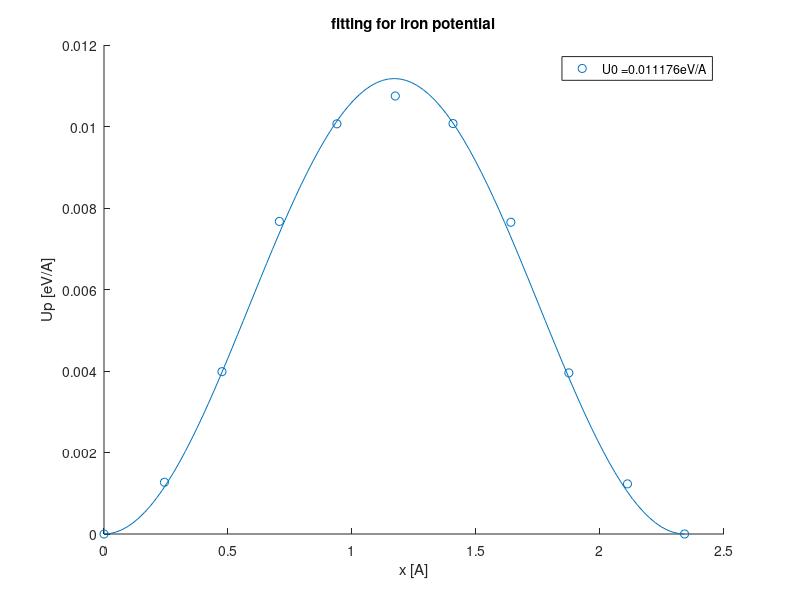

Reproduce this figure in MATLAB.
close all;clear;clc

reactionCoordinate = [0,0.1041,0.2032,0.3021 ,0.4012,0.5017,0.6012,0.7008,0.8007,0.9017,1]; %reaction coordinate
Up_mev_b = [0,3.1537,9.8913,19.0456,24.9915,26.6873,25.0082,18.9957,9.8166,3.054,0]; %meV/b


burgers = 2.4829;
latticeConstant = burgers*2/sqrt(3);
h0 = latticeConstant*sqrt(6)/3;

x = reactionCoordinate*h0;%A
Up = Up_mev_b/1000/burgers; %eV/A

%% fitting
Up_fun=@(U0,xdata)U0/2*(1-cos(2*pi*xdata/h0));
U0_init = 1;
U0 = lsqcurvefit(Up_fun,U0_init,x,Up)



%% plotting
hold on
x_plot = 0:0.01*h0:h0;
scatter(x,Up)
plot(x_plot,Up_fun(U0,x_plot))
hold off
title('fitting for iron potential')
legend(strcat('U0 = ',num2str(U0),'eV/A'))
xlabel('x [A]')
ylabel('Up [eV/A]')


